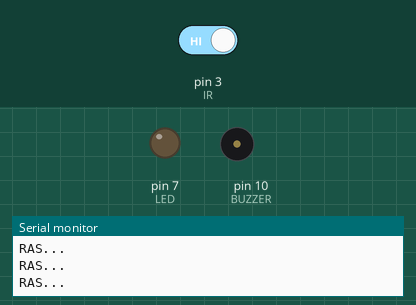
This sketch was run on a simulated Arduino Uno, built with avr-gcc and run on an emulated ATmega328P. Parts: output pins drawn as LEDs (lit = HIGH), buzzer (waves = sounding), the last lines printed to the serial monitor. The test bench sets the inputs (shaded band); at power-on: pin 3 (IR) HIGH.

Above: at 2.8 s.
2.9 s: pin 3 (IR) driven LOW
At 3.25 s:
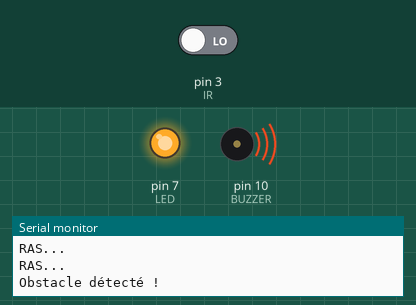
Timing chart, 0 to 12.5 s (numbered marks = the images above; inputs shaded):
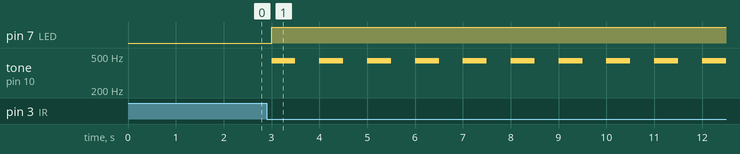

Measured:
- after the input at 2.9 s, pin 7 (LED): LOW → HIGH after 0.10 s; tone on pin 10 (BUZZER): alternates 440 Hz for 0.50 s and silent for 0.50 s, starting after 0.10 s

The sketch:

ir_sensor.ino
```cpp
const int BUZZER = 10;
const int LED = 7;
const int IR = 3;

int val = 0;

void setup() {
  pinMode(BUZZER, OUTPUT);
  pinMode(LED, OUTPUT);
  pinMode(IR, INPUT);

  Serial.begin(9600);
}

void loop() {
  val = digitalRead(IR);
  if(val == 0) {
    digitalWrite(LED, HIGH);
    tone(BUZZER, 440, 500);
    Serial.println("Obstacle détecté !");
  }
  else {
    digitalWrite(LED, LOW);
    Serial.println("RAS...");
  }
  delay(1000);
}
```
